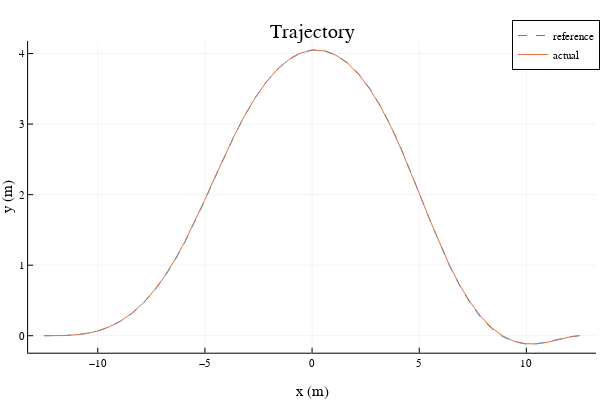
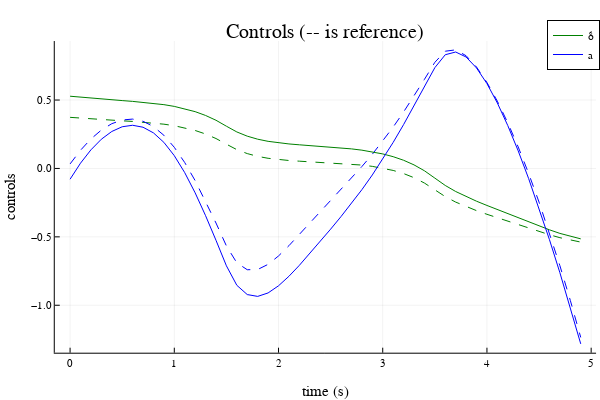

Notebook cell for these charts, in order:
### Markdown cell above
Here you will run your ILC algorithm. The resulting plots should show the simulated trajectory `Xsim` tracks `Xref` very closely, but there should be a significant difference between `Uref` and `Ubar`.

### Code cell
@testset "ILC" begin 
    
    # problem size 
    nx = 5
    nu = 2
    dt = 0.1
    tf = 5.0 
    t_vec = 0:dt:tf 
    N = length(t_vec)
    
    # optimal trajectory computed offline with approximate model 
    Xref, Uref = load_car_trajectory()
    
    # initial and terminal conditions 
    xic = Xref[1]
    xg = Xref[N]
    
    # LQR tracking cost to be used in ILC 
    Q = diagm([1,1,.1,.1,.1])
    R = .1*diagm(ones(nu))
    Qf = 1*diagm(ones(nx))
    
    # load all useful things into params 
    model = (L = 2.8, lr = 1.6)

    params = (Q = Q, R = R, Qf = Qf,xic = xic, xg = xg, Xref=Xref,Uref=Uref,
          dt = dt,
          N = N,
          model = model)    
    
    
    # this holds the sim trajectory (with real dynamics)
    Xsim = [zeros(nx) for i = 1:N]
    
    # this is the feedforward control ILC is updating 
    Ubar = [zeros(nu) for i = 1:(N-1)]
    Ubar .= Uref # initialize Ubar with Uref 
    
    # TODO: calculate Jacobians
    As = [zeros(nx, nx) for i = 1:(N-1)]
    Bs = [zeros(nx, nu) for i = 1:(N-1)]
    for i = 1:(N-1)
        As[i] = FD.jacobian(x -> rk4(model, true_car_dynamics, x, Uref[i], dt), Xref[i])
        Bs[i] = FD.jacobian(u -> rk4(model, true_car_dynamics, Xref[i], u, dt), Uref[i])
    end
    
    # logging stuff 
    @printf "iter     objv        |ΔU|     \n"
    @printf "------------------------------\n"
    
    for ilc_iter = 1:10 # it should not take more than 10 iterations to converge 
        
        # TODO: rollout
        Xsim[1] = Xref[1]
        for i = 1:(N-1)
            Xsim[i+1] = rk4(model, true_car_dynamics, Xsim[i], Ubar[i], dt)
        end

        # TODO: calculate objective val (trajectory_cost) 
        obj_val = trajectory_cost(Xsim, Ubar, Xref, Uref, Q, R, Qf)
        
        # solve optimization problem for update (ilc_update)
        ΔU = ilc_update(Xsim, Ubar, Xref, Uref, As, Bs, Q, R, Qf)

        # TODO: update the control 
        Ubar = Ubar + ΔU
        
        # logging 
        @printf("%3d   %10.3e  %10.3e  \n", ilc_iter, obj_val, sum(norm.(ΔU)))
        
    end
    
    # --------plotting/animation-------
    Xm= hcat(Xsim...)
    Um = hcat(Ubar...)  
    Xrefm = hcat(Xref...)
    Urefm = hcat(Uref...) 
    plot(Xrefm[1,:], Xrefm[2,:], ls = :dash, label = "reference",
         xlabel = "x (m)", ylabel = "y (m)", title = "Trajectory")
    display(plot!(Xm[1,:], Xm[2,:], label = "actual"))
    
    plot(t_vec[1:end-1], Urefm', ls = :dash, lc = [:green :blue],label = "",
         xlabel = "time (s)", ylabel = "controls", title = "Controls (-- is reference)")
    display(plot!(t_vec[1:end-1], Um', label = ["δ̇" "a"], lc = [:green :blue]))
    
    # animation
    vis = Visualizer()
    X_vis = [[x[1],x[2],0.1] for x in Xsim]
    vis_traj!(vis, :traj, X_vis; R = 0.02)
    vis_model = TrajOptPlots.RobotZoo.BicycleModel()
    TrajOptPlots.set_mesh!(vis, vis_model)
    X = [x[SA[1,2,3,4]] for x in Xsim]
    visualize!(vis, vis_model, tf, X)
    display(render(vis))
    
    # ----------testing-------------
    @test 0.1 <= sum(norm.(Xsim - Xref)) <= 1.0 # should be ~0.7 
    @test 5 <=  sum(norm.(Ubar - Uref)) <= 10 # should be ~7.7
        
end

### Figure 1 — Plotly figure (JSON) as saved in the notebook; plotly's stock layout.template omitted (floating-point values rounded to 4 significant figures)
{"data": [{"colorbar": {"len": 0.8657, "title": "", "x": 0.9934, "y": 0.5087}, "legendgroup": "reference", "line": {"color": "rgba(0, 154, 250, 1.000)", "dash": "dash", "shape": "linear", "width": 1}, "mode": "lines", "name": "reference", "showlegend": true, "type": "scatter", "x": [-12.5, -12.0, -11.49, -10.98, -10.47, -9.956, -9.439, -8.922, -8.407, -7.895, -7.39, -6.894, -6.408, -5.934, -5.469, -5.012, -4.558, -4.102, -3.637, -3.161, -2.669, -2.161, -1.637, -1.1, -0.5515, 0.003451, 0.5605, 1.115, 1.661, 2.194, 2.712, 3.212, 3.693, 4.157, 4.607, 5.049, 5.489, 5.935, 6.391, 6.862, 7.348, 7.85, 8.364, 8.886, 9.413, 9.939, 10.46, 10.98, 11.49, 12.0, 12.5], "xaxis": "x", "y": [0, 0.0005113, 0.003828, 0.01382, 0.03476, 0.07113, 0.1274, 0.2078, 0.3161, 0.455, 0.6262, 0.8298, 1.065, 1.327, 1.612, 1.914, 2.224, 2.532, 2.831, 3.111, 3.366, 3.589, 3.774, 3.915, 4.009, 4.052, 4.043, 3.981, 3.868, 3.704, 3.495, 3.245, 2.962, 2.651, 2.322, 1.983, 1.644, 1.315, 1.005, 0.7232, 0.476, 0.2691, 0.1063, -0.01081, -0.08345, -0.1155, -0.1138, -0.088, -0.05029, -0.01533, 0], "yaxis": "y"}, {"colorbar": {"len": 0.8657, "title": "", "x": 0.9934, "y": 0.5087}, "legendgroup": "actual", "line": {"color": "rgba(227, 111, 71, 1.000)", "dash": "solid", "shape": "linear", "width": 1}, "mode": "lines", "name": "actual", "showlegend": true, "type": "scatter", "x": [-12.5, -12.0, -11.49, -10.98, -10.47, -9.956, -9.439, -8.922, -8.407, -7.896, -7.392, -6.896, -6.411, -5.936, -5.472, -5.015, -4.56, -4.103, -3.638, -3.16, -2.668, -2.16, -1.636, -1.098, -0.5501, 0.004902, 0.5619, 1.116, 1.662, 2.195, 2.712, 3.212, 3.692, 4.156, 4.607, 5.05, 5.491, 5.938, 6.395, 6.866, 7.353, 7.854, 8.367, 8.888, 9.413, 9.937, 10.46, 10.97, 11.48, 11.99, 12.49], "xaxis": "x", "y": [0, 0.0004617, 0.003707, 0.01376, 0.03499, 0.07194, 0.1291, 0.2107, 0.3202, 0.4605, 0.6329, 0.8375, 1.073, 1.335, 1.62, 1.92, 2.228, 2.535, 2.832, 3.111, 3.365, 3.587, 3.771, 3.912, 4.005, 4.048, 4.038, 3.976, 3.861, 3.697, 3.487, 3.237, 2.954, 2.644, 2.316, 1.98, 1.643, 1.317, 1.01, 0.7303, 0.4851, 0.2794, 0.1166, -0.001992, -0.07735, -0.1131, -0.1156, -0.09322, -0.05692, -0.01938, 0.004859], "yaxis": "y"}], "layout": {"annotations": [{"font": {"color": "rgba(0, 0, 0, 1.000)", "family": "sans-serif", "size": 20}, "rotation": 0, "showarrow": false, "text": "Trajectory", "x": 0.5201, "xanchor": "center", "xref": "paper", "y": 1, "yanchor": "top", "yref": "paper"}], "height": 400, "legend": {"bgcolor": "rgba(255, 255, 255, 1.000)", "bordercolor": "rgba(0, 0, 0, 1.000)", "borderwidth": 1, "font": {"color": "rgba(0, 0, 0, 1.000)", "family": "sans-serif", "size": 11}, "title": {"font": {"color": "rgba(0, 0, 0, 1.000)", "family": "sans-serif", "size": 15}, "text": ""}, "tracegroupgap": 0, "traceorder": "normal", "x": 1, "xanchor": "auto", "y": 1, "yanchor": "auto"}, "margin": {"b": 20, "l": 0, "r": 0, "t": 20}, "paper_bgcolor": "rgba(255, 255, 255, 1.000)", "plot_bgcolor": "rgba(255, 255, 255, 1.000)", "showlegend": true, "width": 600, "xaxis": {"anchor": "y", "domain": [0.04684, 0.9934], "gridcolor": "rgba(0, 0, 0, 0.100)", "gridwidth": 0.5, "linecolor": "rgba(0, 0, 0, 1.000)", "mirror": false, "range": [-13.25, 13.25], "showgrid": true, "showline": true, "showticklabels": true, "tickangle": 0, "tickcolor": "rgb(0, 0, 0)", "tickfont": {"color": "rgba(0, 0, 0, 1.000)", "family": "sans-serif", "size": 11}, "tickmode": "array", "ticks": "inside", "ticktext": ["−10", "−5", "0", "5", "10"], "tickvals": [-10, -5, 0, 5, 10], "title": "x (m)", "titlefont": {"color": "rgba(0, 0, 0, 1.000)", "family": "sans-serif", "size": 15}, "type": "-", "visible": true, "zeroline": false, "zerolinecolor": "rgba(0, 0, 0, 1.000)"}, "yaxis": {"anchor": "x", "domain": [0.07581, 0.9415], "gridcolor": "rgba(0, 0, 0, 0.100)", "gridwidth": 0.5, "linecolor": "rgba(0, 0, 0, 1.000)", "mirror": false, "range": [-0.2406, 4.177], "showgrid": true, "showline": true, "showticklabels": true, "tickangle": 0, "tickcolor": "rgb(0, 0, 0)", "tickfont": {"color": "rgba(0, 0, 0, 1.000)", "family": "sans-serif", "size": 11}, "tickmode": "array", "ticks": "inside", "ticktext": ["0", "1", "2", "3", "4"], "tickvals": [0, 1, 2, 3, 4], "title": "y (m)", "titlefont": {"color": "rgba(0, 0, 0, 1.000)", "family": "sans-serif", "size": 15}, "type": "-", "visible": true, "zeroline": false, "zerolinecolor": "rgba(0, 0, 0, 1.000)"}}}

### Figure 2 — Plotly figure (JSON) as saved in the notebook; plotly's stock layout.template omitted (floating-point values rounded to 4 significant figures)
{"data": [{"colorbar": {"len": 0.8657, "title": "", "x": 0.9934, "y": 0.5087}, "legendgroup": "", "line": {"color": "rgba(0, 128, 0, 1.000)", "dash": "dash", "shape": "linear", "width": 1}, "mode": "lines", "name": "", "showlegend": false, "type": "scatter", "x": [0, 0.1, 0.2, 0.3, 0.4, 0.5, 0.6, 0.7, 0.8, 0.9, 1, 1.1, 1.2, 1.3, 1.4, 1.5, 1.6, 1.7, 1.8, 1.9, 2, 2.1, 2.2, 2.3, 2.4, 2.5, 2.6, 2.7, 2.8, 2.9, 3, 3.1, 3.2, 3.3, 3.4, 3.5, 3.6, 3.7, 3.8, 3.9, 4, 4.1, 4.2, 4.3, 4.4, 4.5, 4.6, 4.7, 4.8, 4.9], "xaxis": "x", "y": [0.3734, 0.3674, 0.3619, 0.357, 0.3525, 0.3481, 0.3436, 0.3384, 0.332, 0.3236, 0.3124, 0.2974, 0.2776, 0.2517, 0.2187, 0.1773, 0.1375, 0.1086, 0.08825, 0.07423, 0.06466, 0.05801, 0.05313, 0.04917, 0.0455, 0.04165, 0.03721, 0.03171, 0.02462, 0.01522, 0.002573, -0.01448, -0.03732, -0.06748, -0.1066, -0.1562, -0.2059, -0.246, -0.2794, -0.3085, -0.3351, -0.3606, -0.3858, -0.411, -0.4362, -0.4609, -0.4845, -0.5061, -0.5245, -0.5382], "yaxis": "y"}, {"colorbar": {"len": 0.8657, "title": "", "x": 0.9934, "y": 0.5087}, "legendgroup": "", "line": {"color": "rgba(0, 0, 255, 1.000)", "dash": "dash", "shape": "linear", "width": 1}, "mode": "lines", "name": "", "showlegend": false, "type": "scatter", "x": [0, 0.1, 0.2, 0.3, 0.4, 0.5, 0.6, 0.7, 0.8, 0.9, 1, 1.1, 1.2, 1.3, 1.4, 1.5, 1.6, 1.7, 1.8, 1.9, 2, 2.1, 2.2, 2.3, 2.4, 2.5, 2.6, 2.7, 2.8, 2.9, 3, 3.1, 3.2, 3.3, 3.4, 3.5, 3.6, 3.7, 3.8, 3.9, 4, 4.1, 4.2, 4.3, 4.4, 4.5, 4.6, 4.7, 4.8, 4.9], "xaxis": "x", "y": [0.03295, 0.133, 0.2157, 0.2806, 0.3271, 0.3543, 0.3607, 0.345, 0.3059, 0.2424, 0.1544, 0.04304, -0.08904, -0.238, -0.3989, -0.5662, -0.6898, -0.7403, -0.7386, -0.7009, -0.6397, -0.5645, -0.4824, -0.3982, -0.3148, -0.2329, -0.152, -0.07047, 0.01393, 0.1033, 0.1991, 0.3022, 0.4126, 0.5292, 0.6509, 0.7756, 0.857, 0.8667, 0.8238, 0.7414, 0.6286, 0.4914, 0.3335, 0.1571, -0.03653, -0.2463, -0.4713, -0.7107, -0.9646, -1.235], "yaxis": "y"}, {"colorbar": {"len": 0.8657, "title": "", "x": 0.9934, "y": 0.5087}, "legendgroup": "δ̇", "line": {"color": "rgba(0, 128, 0, 1.000)", "dash": "solid", "shape": "linear", "width": 1}, "mode": "lines", "name": "δ̇", "showlegend": true, "type": "scatter", "x": [0, 0.1, 0.2, 0.3, 0.4, 0.5, 0.6, 0.7, 0.8, 0.9, 1, 1.1, 1.2, 1.3, 1.4, 1.5, 1.6, 1.7, 1.8, 1.9, 2, 2.1, 2.2, 2.3, 2.4, 2.5, 2.6, 2.7, 2.8, 2.9, 3, 3.1, 3.2, 3.3, 3.4, 3.5, 3.6, 3.7, 3.8, 3.9, 4, 4.1, 4.2, 4.3, 4.4, 4.5, 4.6, 4.7, 4.8, 4.9], "xaxis": "x", "y": [0.5278, 0.5204, 0.5135, 0.5073, 0.5015, 0.4959, 0.4902, 0.4838, 0.476, 0.4663, 0.4535, 0.4369, 0.4152, 0.3874, 0.3522, 0.3087, 0.2668, 0.236, 0.2138, 0.1982, 0.1871, 0.1791, 0.1728, 0.1674, 0.1623, 0.1568, 0.1505, 0.143, 0.1336, 0.1217, 0.1062, 0.08608, 0.05985, 0.02604, -0.01695, -0.07061, -0.1244, -0.1686, -0.2062, -0.2395, -0.2704, -0.3005, -0.3303, -0.3604, -0.3905, -0.4202, -0.4486, -0.4747, -0.4972, -0.5146], "yaxis": "y"}, {"colorbar": {"len": 0.8657, "title": "", "x": 0.9934, "y": 0.5087}, "legendgroup": "a", "line": {"color": "rgba(0, 0, 255, 1.000)", "dash": "solid", "shape": "linear", "width": 1}, "mode": "lines", "name": "a", "showlegend": true, "type": "scatter", "x": [0, 0.1, 0.2, 0.3, 0.4, 0.5, 0.6, 0.7, 0.8, 0.9, 1, 1.1, 1.2, 1.3, 1.4, 1.5, 1.6, 1.7, 1.8, 1.9, 2, 2.1, 2.2, 2.3, 2.4, 2.5, 2.6, 2.7, 2.8, 2.9, 3, 3.1, 3.2, 3.3, 3.4, 3.5, 3.6, 3.7, 3.8, 3.9, 4, 4.1, 4.2, 4.3, 4.4, 4.5, 4.6, 4.7, 4.8, 4.9], "xaxis": "x", "y": [-0.07866, 0.03851, 0.1361, 0.2135, 0.2701, 0.3046, 0.3156, 0.3012, 0.26, 0.1907, 0.09337, -0.03067, -0.1784, -0.3451, -0.525, -0.7118, -0.8541, -0.9219, -0.9353, -0.9098, -0.8577, -0.7881, -0.7081, -0.6224, -0.5339, -0.4436, -0.3514, -0.2558, -0.1552, -0.04781, 0.06731, 0.1903, 0.3205, 0.4564, 0.596, 0.7366, 0.8312, 0.851, 0.8144, 0.7344, 0.6202, 0.4783, 0.3132, 0.1283, -0.07389, -0.2909, -0.5208, -0.7623, -1.015, -1.282], "yaxis": "y"}], "layout": {"annotations": [{"font": {"color": "rgba(0, 0, 0, 1.000)", "family": "sans-serif", "size": 20}, "rotation": 0, "showarrow": false, "text": "Controls (-- is reference)", "x": 0.5424, "xanchor": "center", "xref": "paper", "y": 1, "yanchor": "top", "yref": "paper"}], "height": 400, "legend": {"bgcolor": "rgba(255, 255, 255, 1.000)", "bordercolor": "rgba(0, 0, 0, 1.000)", "borderwidth": 1, "font": {"color": "rgba(0, 0, 0, 1.000)", "family": "sans-serif", "size": 11}, "title": {"font": {"color": "rgba(0, 0, 0, 1.000)", "family": "sans-serif", "size": 15}, "text": ""}, "tracegroupgap": 0, "traceorder": "normal", "x": 1, "xanchor": "auto", "y": 1, "yanchor": "auto"}, "margin": {"b": 20, "l": 0, "r": 0, "t": 20}, "paper_bgcolor": "rgba(255, 255, 255, 1.000)", "plot_bgcolor": "rgba(255, 255, 255, 1.000)", "showlegend": true, "width": 600, "xaxis": {"anchor": "y", "domain": [0.09128, 0.9934], "gridcolor": "rgba(0, 0, 0, 0.100)", "gridwidth": 0.5, "linecolor": "rgba(0, 0, 0, 1.000)", "mirror": false, "range": [-0.147, 5.047], "showgrid": true, "showline": true, "showticklabels": true, "tickangle": 0, "tickcolor": "rgb(0, 0, 0)", "tickfont": {"color": "rgba(0, 0, 0, 1.000)", "family": "sans-serif", "size": 11}, "tickmode": "array", "ticks": "inside", "ticktext": ["0", "1", "2", "3", "4", "5"], "tickvals": [0, 1, 2, 3, 4, 5], "title": "time (s)", "titlefont": {"color": "rgba(0, 0, 0, 1.000)", "family": "sans-serif", "size": 15}, "type": "-", "visible": true, "zeroline": false, "zerolinecolor": "rgba(0, 0, 0, 1.000)"}, "yaxis": {"anchor": "x", "domain": [0.07581, 0.9415], "gridcolor": "rgba(0, 0, 0, 0.100)", "gridwidth": 0.5, "linecolor": "rgba(0, 0, 0, 1.000)", "mirror": false, "range": [-1.347, 0.9312], "showgrid": true, "showline": true, "showticklabels": true, "tickangle": 0, "tickcolor": "rgb(0, 0, 0)", "tickfont": {"color": "rgba(0, 0, 0, 1.000)", "family": "sans-serif", "size": 11}, "tickmode": "array", "ticks": "inside", "ticktext": ["−1.0", "−0.5", "0.0", "0.5"], "tickvals": [-1, -0.5, 0, 0.5], "title": "controls", "titlefont": {"color": "rgba(0, 0, 0, 1.000)", "family": "sans-serif", "size": 15}, "type": "-", "visible": true, "zeroline": false, "zerolinecolor": "rgba(0, 0, 0, 1.000)"}}}
